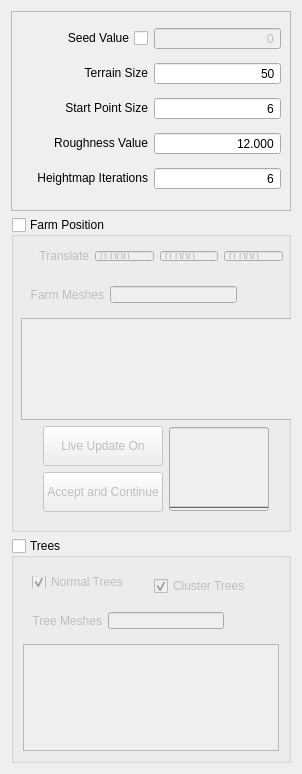
           <widget class="QWidget" name="layoutWidget">
            <property name="geometry">
             <rect>
              <x>9</x>
              <y>10</y>
              <width>291</width>
              <height>768</height>
             </rect>
            </property>
            <layout class="QVBoxLayout" name="verticalLayout_3">
             <item>
              <widget class="QFrame" name="Settings">
               <property name="minimumSize">
                <size>
                 <width>200</width>
                 <height>200</height>
                </size>
               </property>
               <property name="maximumSize">
                <size>
                 <width>16777215</width>
                 <height>200</height>
                </size>
               </property>
               <property name="frameShape">
                <enum>QFrame::StyledPanel</enum>
               </property>
               <property name="frameShadow">
                <enum>QFrame::Plain</enum>
               </property>
               <layout class="QVBoxLayout" name="verticalLayout_2">
                <item>
                 <layout class="QHBoxLayout" name="horizontalLayout_3">
                  <item>
                   <widget class="QCheckBox" name="seedValueCheck">
                    <property name="minimumSize">
                     <size>
                      <width>0</width>
                      <height>0</height>
                     </size>
                    </property>
                    <property name="layoutDirection">
                     <enum>Qt::RightToLeft</enum>
                    </property>
                    <property name="text">
                     <string>Seed Value</string>
                    </property>
                    <property name="iconSize">
                     <size>
                      <width>16</width>
                      <height>16</height>
                     </size>
                    </property>
                   </widget>
                  </item>
                  <item>
                   <widget class="QSpinBox" name="seedValueBox">
                    <property name="enabled">
                     <bool>false</bool>
                    </property>
                    <property name="sizePolicy">
                     <sizepolicy hsizetype="Minimum" vsizetype="Fixed">
                      <horstretch>0</horstretch>
                      <verstretch>0</verstretch>
                     </sizepolicy>
                    </property>
                    <property name="minimumSize">
                     <size>
                      <width>50</width>
                      <height>0</height>
                     </size>
                    </property>
                    <property name="alignment">
                     <set>Qt::AlignRight|Qt::AlignTrailing|Qt::AlignVCenter</set>
                    </property>
                    <property name="buttonSymbols">
                     <enum>QAbstractSpinBox::NoButtons</enum>
                    </property>
                    <property name="maximum">
                     <number>999999999</number>
                    </property>
                   </widget>
                  </item>
                 </layout>
                </item>
                <item>
                 <layout class="QHBoxLayout" name="horizontalLayout_5">
                  <item>
                   <widget class="QLabel" name="label_4">
                    <property name="sizePolicy">
                     <sizepolicy hsizetype="Minimum" vsizetype="Fixed">
                      <horstretch>0</horstretch>
                      <verstretch>0</verstretch>
                     </sizepolicy>
                    </property>
                    <property name="minimumSize">
                     <size>
                      <width>100</width>
                      <height>0</height>
                     </size>
                    </property>
                    <property name="text">
                     <string>Terrain Size</string>
                    </property>
                    <property name="alignment">
                     <set>Qt::AlignRight|Qt::AlignTrailing|Qt::AlignVCenter</set>
                    </property>
                   </widget>
                  </item>
                  <item>
                   <widget class="QSpinBox" name="terrainSizeBox">
                    <property name="sizePolicy">
                     <sizepolicy hsizetype="Minimum" vsizetype="Fixed">
                      <horstretch>0</horstretch>
                      <verstretch>0</verstretch>
                     </sizepolicy>
                    </property>
                    <property name="minimumSize">
                     <size>
                      <width>100</width>
                      <height>0</height>
                     </size>
                    </property>
                    <property name="alignment">
                     <set>Qt::AlignRight|Qt::AlignTrailing|Qt::AlignVCenter</set>
                    </property>
                    <property name="buttonSymbols">
                     <enum>QAbstractSpinBox::NoButtons</enum>
                    </property>
                    <property name="minimum">
                     <number>1</number>
                    </property>
                    <property name="maximum">
                     <number>100</number>
                    </property>
                    <property name="value">
                     <number>50</number>
                    </property>
                   </widget>
                  </item>
                 </layout>
                </item>
                <item>
                 <layout class="QHBoxLayout" name="horizontalLayout_4">
                  <item>
                   <widget class="QLabel" name="label_3">
                    <property name="sizePolicy">
                     <sizepolicy hsizetype="Minimum" vsizetype="Fixed">
                      <horstretch>0</horstretch>
                      <verstretch>0</verstretch>
                     </sizepolicy>
                    </property>
                    <property name="minimumSize">
                     <size>
                      <width>100</width>
                      <height>0</height>
                     </size>
                    </property>
                    <property name="text">
                     <string>Start Point Size</string>
                    </property>
                    <property name="alignment">
                     <set>Qt::AlignRight|Qt::AlignTrailing|Qt::AlignVCenter</set>
                    </property>
                   </widget>
                  </item>
                  <item>
                   <widget class="QSpinBox" name="startPointSizeBox">
                    <property name="sizePolicy">
                     <sizepolicy hsizetype="Minimum" vsizetype="Fixed">
                      <horstretch>0</horstretch>
                      <verstretch>0</verstretch>
                     </sizepolicy>
                    </property>
                    <property name="minimumSize">
                     <size>
                      <width>100</width>
                      <height>0</height>
                     </size>
                    </property>
                    <property name="alignment">
                     <set>Qt::AlignRight|Qt::AlignTrailing|Qt::AlignVCenter</set>
                    </property>
                    <property name="buttonSymbols">
                     <enum>QAbstractSpinBox::NoButtons</enum>
                    </property>
                    <property name="minimum">
                     <number>1</number>
                    </property>
                    <property name="maximum">
                     <number>100</number>
                    </property>
                    <property name="value">
                     <number>6</number>
                    </property>
                   </widget>
                  </item>
                 </layout>
                </item>
                <item>
                 <layout class="QHBoxLayout" name="horizontalLayout_8">
                  <item>
                   <widget class="QLabel" name="label_5">
                    <property name="sizePolicy">
                     <sizepolicy hsizetype="Minimum" vsizetype="Fixed">
                      <horstretch>0</horstretch>
                      <verstretch>0</verstretch>
                     </sizepolicy>
                    </property>
                    <property name="minimumSize">
                     <size>
                      <width>100</width>
                      <height>0</height>
                     </size>
                    </property>
                    <property name="text">
                     <string>Roughness Value</string>
                    </property>
                    <property name="alignment">
                     <set>Qt::AlignRight|Qt::AlignTrailing|Qt::AlignVCenter</set>
                    </property>
                   </widget>
                  </item>
                  <item>
                   <widget class="QDoubleSpinBox" name="roughnessBox">
                    <property name="sizePolicy">
                     <sizepolicy hsizetype="Minimum" vsizetype="Fixed">
                      <horstretch>0</horstretch>
                      <verstretch>0</verstretch>
                     </sizepolicy>
                    </property>
                    <property name="minimumSize">
                     <size>
                      <width>100</width>
                      <height>0</height>
                     </size>
                    </property>
                    <property name="alignment">
                     <set>Qt::AlignRight|Qt::AlignTrailing|Qt::AlignVCenter</set>
                    </property>
                    <property name="buttonSymbols">
                     <enum>QAbstractSpinBox::NoButtons</enum>
                    </property>
                    <property name="decimals">
                     <number>3</number>
                    </property>
                    <property name="singleStep">
                     <double>0.100000000000000</double>
                    </property>
                    <property name="value">
                     <double>12.000000000000000</double>
                    </property>
                   </widget>
                  </item>
                 </layout>
                </item>
                <item>
                 <layout class="QHBoxLayout" name="horizontalLayout_9">
                  <item>
                   <widget class="QLabel" name="label_6">
                    <property name="sizePolicy">
                     <sizepolicy hsizetype="Minimum" vsizetype="Fixed">
                      <horstretch>0</horstretch>
                      <verstretch>0</verstretch>
                     </sizepolicy>
                    </property>
                    <property name="minimumSize">
                     <size>
                      <width>100</width>
                      <height>0</height>
                     </size>
                    </property>
                    <property name="text">
                     <string>Heightmap Iterations</string>
                    </property>
                    <property name="alignment">
                     <set>Qt::AlignRight|Qt::AlignTrailing|Qt::AlignVCenter</set>
                    </property>
                   </widget>
                  </item>
                  <item>
                   <widget class="QSpinBox" name="heightmapIterationsBox">
                    <property name="sizePolicy">
                     <sizepolicy hsizetype="Minimum" vsizetype="Fixed">
                      <horstretch>0</horstretch>
                      <verstretch>0</verstretch>
                     </sizepolicy>
                    </property>
                    <property name="minimumSize">
                     <size>
                      <width>100</width>
                      <height>0</height>
                     </size>
                    </property>
                    <property name="alignment">
                     <set>Qt::AlignRight|Qt::AlignTrailing|Qt::AlignVCenter</set>
                    </property>
                    <property name="buttonSymbols">
                     <enum>QAbstractSpinBox::NoButtons</enum>
                    </property>
                    <property name="minimum">
                     <number>1</number>
                    </property>
                    <property name="value">
                     <number>6</number>
                    </property>
                   </widget>
                  </item>
                 </layout>
                </item>
               </layout>
              </widget>
             </item>
             <item>
              <widget class="QGroupBox" name="farmPosition">
               <property name="sizePolicy">
                <sizepolicy hsizetype="Minimum" vsizetype="Preferred">
                 <horstretch>0</horstretch>
                 <verstretch>0</verstretch>
                </sizepolicy>
               </property>
               <property name="minimumSize">
                <size>
                 <width>200</width>
                 <height>315</height>
                </size>
               </property>
               <property name="maximumSize">
                <size>
                 <width>16777215</width>
                 <height>315</height>
                </size>
               </property>
               <property name="title">
                <string>Farm Position</string>
               </property>
               <property name="checkable">
                <bool>true</bool>
               </property>
               <property name="checked">
                <bool>false</bool>
               </property>
               <widget class="QWidget" name="layoutWidget">
                <property name="geometry">
                 <rect>
                  <x>10</x>
                  <y>24</y>
                  <width>271</width>
                  <height>271</height>
                 </rect>
                </property>
                <layout class="QVBoxLayout" name="verticalLayout_6">
                 <item>
                  <widget class="QWidget" name="farmTranslateLayout" native="true">
                   <property name="minimumSize">
                    <size>
                     <width>0</width>
                     <height>30</height>
                    </size>
                   </property>
                   <property name="maximumSize">
                    <size>
                     <width>16777215</width>
                     <height>30</height>
                    </size>
                   </property>
                   <layout class="QHBoxLayout" name="horizontalLayout_10">
                    <item>
                     <widget class="QLabel" name="label_7">
                      <property name="sizePolicy">
                       <sizepolicy hsizetype="Minimum" vsizetype="Preferred">
                        <horstretch>0</horstretch>
                        <verstretch>0</verstretch>
                       </sizepolicy>
                      </property>
                      <property name="minimumSize">
                       <size>
                        <width>50</width>
                        <height>0</height>
                       </size>
                      </property>
                      <property name="text">
                       <string>Translate</string>
                      </property>
                      <property name="alignment">
                       <set>Qt::AlignRight|Qt::AlignTrailing|Qt::AlignVCenter</set>
                      </property>
                     </widget>
                    </item>
                    <item>
                     <widget class="QDoubleSpinBox" name="translateXBox">
                      <property name="minimumSize">
                       <size>
                        <width>48</width>
                        <height>0</height>
                       </size>
                      </property>
                      <property name="frame">
                       <bool>true</bool>
                      </property>
                      <property name="buttonSymbols">
                       <enum>QAbstractSpinBox::NoButtons</enum>
                      </property>
                      <property name="decimals">
                       <number>3</number>
                      </property>
                      <property name="minimum">
                       <double>-99.989999999999995</double>
                      </property>
                     </widget>
                    </item>
                    <item>
                     <widget class="QDoubleSpinBox" name="translateYBox">
                      <property name="minimumSize">
                       <size>
                        <width>48</width>
                        <height>0</height>
                       </size>
                      </property>
                      <property name="frame">
                       <bool>true</bool>
                      </property>
                      <property name="buttonSymbols">
                       <enum>QAbstractSpinBox::NoButtons</enum>
                      </property>
                      <property name="decimals">
                       <number>3</number>
                      </property>
                      <property name="minimum">
                       <double>-99.900000000000006</double>
                      </property>
                     </widget>
                    </item>
                    <item>
                     <widget class="QDoubleSpinBox" name="translateZBox">
                      <property name="minimumSize">
                       <size>
                        <width>48</width>
                        <height>0</height>
                       </size>
                      </property>
                      <property name="frame">
                       <bool>true</bool>
                      </property>
                      <property name="buttonSymbols">
                       <enum>QAbstractSpinBox::NoButtons</enum>
                      </property>
                      <property name="decimals">
                       <number>3</number>
                      </property>
                      <property name="minimum">
                       <double>-99.989999999999995</double>
                      </property>
                     </widget>
                    </item>
                   </layout>
                  </widget>
                 </item>
                 <item>
                  <widget class="QWidget" name="farmMeshLayout" native="true">
                   <property name="minimumSize">
                    <size>
                     <width>0</width>
                     <height>35</height>
                    </size>
                   </property>
                   <property name="maximumSize">
                    <size>
                     <width>16777215</width>
                     <height>35</height>
                    </size>
                   </property>
                   <layout class="QHBoxLayout" name="horizontalLayout_11">
                    <item>
                     <widget class="QLabel" name="label_8">
                      <property name="sizePolicy">
                       <sizepolicy hsizetype="Minimum" vsizetype="Preferred">
                        <horstretch>0</horstretch>
                        <verstretch>0</verstretch>
                       </sizepolicy>
                      </property>
                      <property name="minimumSize">
                       <size>
                        <width>10</width>
                        <height>0</height>
                       </size>
                      </property>
                      <property name="text">
                       <string>Farm Meshes</string>
                      </property>
                      <property name="alignment">
                       <set>Qt::AlignRight|Qt::AlignTrailing|Qt::AlignVCenter</set>
                      </property>
                     </widget>
                    </item>
                    <item>
                     <widget class="QLineEdit" name="farmMeshLine">
                      <property name="sizePolicy">
                       <sizepolicy hsizetype="MinimumExpanding" vsizetype="Fixed">
                        <horstretch>0</horstretch>
                        <verstretch>0</verstretch>
                       </sizepolicy>
                      </property>
                      <property name="minimumSize">
                       <size>
                        <width>100</width>
                        <height>0</height>
                       </size>
                      </property>
                     </widget>
                    </item>
                    <item>
                     <widget class="QPushButton" name="farmMeshButton">
                      <property name="minimumSize">
                       <size>
                        <width>10</width>
                        <height>0</height>
                       </size>
                      </property>
                      <property name="text">
                       <string/>
                      </property>
                      <property name="icon">
                       <iconset>
                        <normaloff>../../Uni/FMP/Terrain/ui/browseFolder.png</normaloff>../../Uni/FMP/Terrain/ui/browseFolder.png</iconset>
                      </property>
                      <property name="iconSize">
                       <size>
                        <width>25</width>
                        <height>25</height>
                       </size>
                      </property>
                      <property name="checkable">
                       <bool>false</bool>
                      </property>
                      <property name="autoDefault">
                       <bool>false</bool>
                      </property>
                      <property name="default">
                       <bool>false</bool>
                      </property>
                      <property name="flat">
                       <bool>true</bool>
                      </property>
                     </widget>
                    </item>
                   </layout>
                  </widget>
                 </item>
                 <item>
                  <widget class="QPlainTextEdit" name="farmMeshBrowser">
                   <property name="readOnly">
                    <bool>true</bool>
                   </property>
                   <property name="textInteractionFlags">
                    <set>Qt::NoTextInteraction</set>
                   </property>
                  </widget>
                 </item>
                 <item>
                  <layout class="QHBoxLayout" name="horizontalLayout_25">
                   <item>
                    <spacer name="horizontalSpacer_16">
                     <property name="orientation">
                      <enum>Qt::Horizontal</enum>
                     </property>
                     <property name="sizeHint" stdset="0">
                      <size>
                       <width>40</width>
                       <height>20</height>
                      </size>
                     </property>
                    </spacer>
                   </item>
                   <item>
                    <layout class="QVBoxLayout" name="verticalLayout_4">
                     <item>
                      <widget class="QPushButton" name="liveUpdateButton">
                       <property name="minimumSize">
                        <size>
                         <width>120</width>
                         <height>40</height>
                        </size>
                       </property>
                       <property name="maximumSize">
                        <size>
                         <width>120</width>
                         <height>40</height>
                        </size>
                       </property>
                       <property name="text">
                        <string>Live Update On</string>
                       </property>
                      </widget>
                     </item>
                     <item>
                      <widget class="QPushButton" name="acceptButton">
                       <property name="enabled">
                        <bool>false</bool>
                       </property>
                       <property name="minimumSize">
                        <size>
                         <width>120</width>
                         <height>40</height>
                        </size>
                       </property>
                       <property name="maximumSize">
                        <size>
                         <width>120</width>
                         <height>40</height>
                        </size>
                       </property>
                       <property name="text">
                        <string>Accept and Continue</string>
                       </property>
                      </widget>
                     </item>
                    </layout>
                   </item>
                   <item>
                    <widget class="QProgressBar" name="liveUpdateProgress">
                     <property name="enabled">
                      <bool>false</bool>
                     </property>
                     <property name="minimumSize">
                      <size>
                       <width>100</width>
                       <height>80</height>
                      </size>
                     </property>
                     <property name="maximumSize">
                      <size>
                       <width>16777215</width>
                       <height>84</height>
                      </size>
                     </property>
                     <property name="value">
                      <number>0</number>
                     </property>
                     <property name="textVisible">
                      <bool>false</bool>
                     </property>
                     <property name="orientation">
                      <enum>Qt::Vertical</enum>
                     </property>
                    </widget>
                   </item>
                   <item>
                    <spacer name="horizontalSpacer_17">
                     <property name="orientation">
                      <enum>Qt::Horizontal</enum>
                     </property>
                     <property name="sizeHint" stdset="0">
                      <size>
                       <width>40</width>
                       <height>20</height>
                      </size>
                     </property>
                    </spacer>
                   </item>
                  </layout>
                 </item>
                </layout>
               </widget>
              </widget>
             </item>
             <item>
              <widget class="QGroupBox" name="trees">
               <property name="sizePolicy">
                <sizepolicy hsizetype="MinimumExpanding" vsizetype="Preferred">
                 <horstretch>0</horstretch>
                 <verstretch>0</verstretch>
                </sizepolicy>
               </property>
               <property name="minimumSize">
                <size>
                 <width>0</width>
                 <height>225</height>
                </size>
               </property>
               <property name="maximumSize">
                <size>
                 <width>16777215</width>
                 <height>225</height>
                </size>
               </property>
               <property name="title">
                <string>Trees</string>
               </property>
               <property name="checkable">
                <bool>true</bool>
               </property>
               <property name="checked">
                <bool>false</bool>
               </property>
               <layout class="QVBoxLayout" name="verticalLayout_7">
                <item>
                 <widget class="QWidget" name="clusterTreesLayout" native="true">
                  <property name="maximumSize">
                   <size>
                    <width>16777215</width>
                    <height>30</height>
                   </size>
                  </property>
                  <layout class="QHBoxLayout" name="horizontalLayout_13">
                   <item>
                    <widget class="QCheckBox" name="normalTreesCheck">
                     <property name="text">
                      <string>Normal Trees</string>
                     </property>
                     <property name="checked">
                      <bool>true</bool>
                     </property>
                    </widget>
                   </item>
                   <item>
                    <widget class="QCheckBox" name="clusterTreesCheck">
                     <property name="minimumSize">
                      <size>
                       <width>0</width>
                       <height>20</height>
                      </size>
                     </property>
                     <property name="text">
                      <string>Cluster Trees</string>
                     </property>
                     <property name="checked">
                      <bool>true</bool>
                     </property>
                    </widget>
                   </item>
                  </layout>
                 </widget>
                </item>
                <item>
                 <widget class="QWidget" name="TreeMeshLayout" native="true">
                  <property name="minimumSize">
                   <size>
                    <width>0</width>
                    <height>35</height>
                   </size>
                  </property>
                  <property name="maximumSize">
                   <size>
                    <width>16777215</width>
                    <height>35</height>
                   </size>
                  </property>
                  <layout class="QHBoxLayout" name="horizontalLayout_12">
                   <item>
                    <widget class="QLabel" name="label_9">
                     <property name="sizePolicy">
                      <sizepolicy hsizetype="Minimum" vsizetype="Preferred">
                       <horstretch>0</horstretch>
                       <verstretch>0</verstretch>
                      </sizepolicy>
                     </property>
                     <property name="minimumSize">
                      <size>
                       <width>10</width>
                       <height>0</height>
                      </size>
                     </property>
                     <property name="text">
                      <string>Tree Meshes</string>
                     </property>
                     <property name="alignment">
                      <set>Qt::AlignRight|Qt::AlignTrailing|Qt::AlignVCenter</set>
                     </property>
                    </widget>
                   </item>
                   <item>
                    <widget class="QLineEdit" name="treeMeshLine">
                     <property name="sizePolicy">
                      <sizepolicy hsizetype="MinimumExpanding" vsizetype="Fixed">
                       <horstretch>0</horstretch>
                       <verstretch>0</verstretch>
                      </sizepolicy>
                     </property>
                     <property name="minimumSize">
                      <size>
                       <width>100</width>
                       <height>0</height>
                      </size>
                     </property>
                    </widget>
                   </item>
                   <item>
                    <widget class="QPushButton" name="treeMeshButton">
                     <property name="minimumSize">
                      <size>
                       <width>10</width>
                       <height>0</height>
                      </size>
                     </property>
                     <property name="text">
                      <string/>
                     </property>
                     <property name="icon">
                      <iconset>
                       <normaloff>../../Uni/FMP/Terrain/ui/browseFolder.png</normaloff>../../Uni/FMP/Terrain/ui/browseFolder.png</iconset>
                     </property>
                     <property name="iconSize">
                      <size>
                       <width>25</width>
                       <height>25</height>
                      </size>
                     </property>
                     <property name="checkable">
                      <bool>false</bool>
                     </property>
                     <property name="autoDefault">
                      <bool>false</bool>
                     </property>
                     <property name="default">
                      <bool>false</bool>
                     </property>
                     <property name="flat">
                      <bool>true</bool>
                     </property>
                    </widget>
                   </item>
                  </layout>
                 </widget>
                </item>
                <item>
                 <widget class="QPlainTextEdit" name="treeMeshBrowser">
                  <property name="readOnly">
                   <bool>true</bool>
                  </property>
                  <property name="textInteractionFlags">
                   <set>Qt::NoTextInteraction</set>
                  </property>
                 </widget>
                </item>
               </layout>
              </widget>
             </item>
            </layout>
           </widget>
